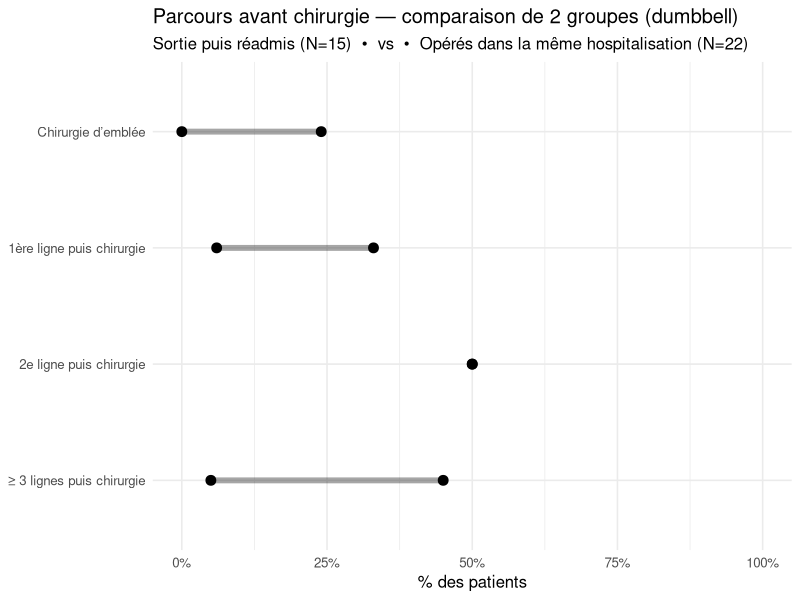
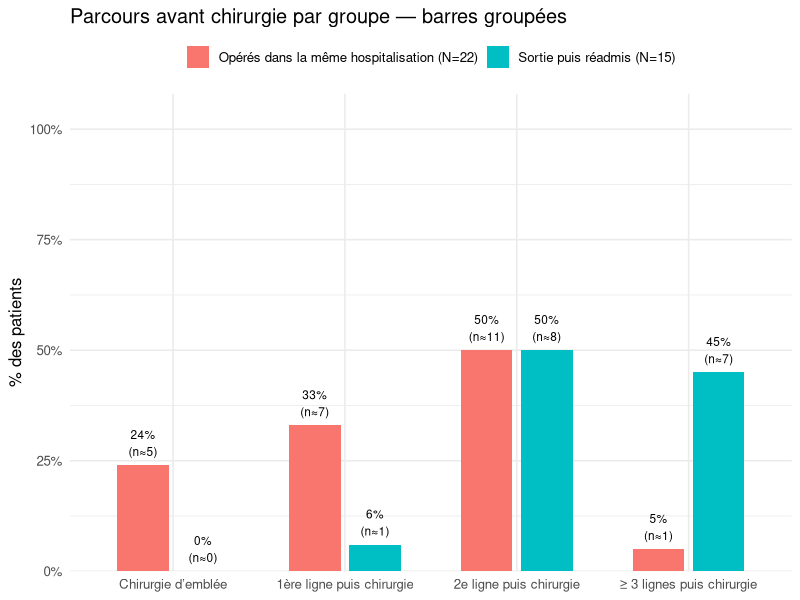
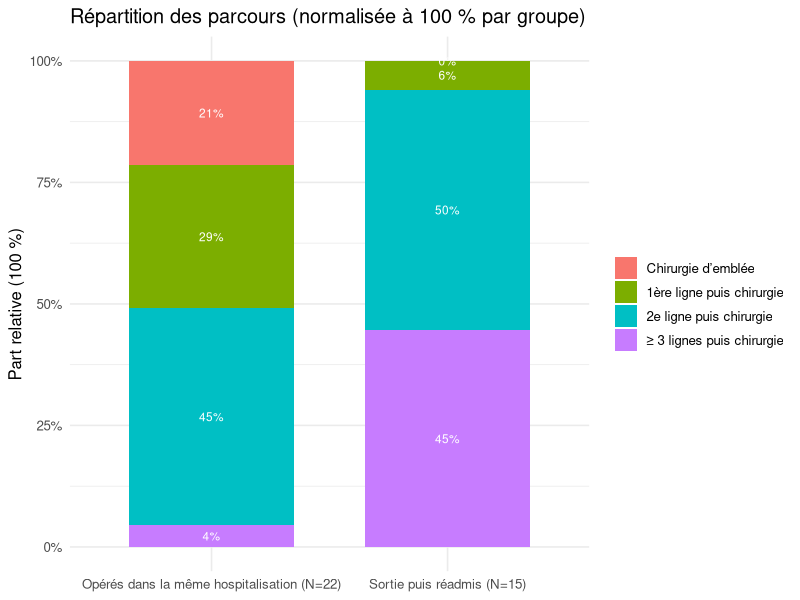
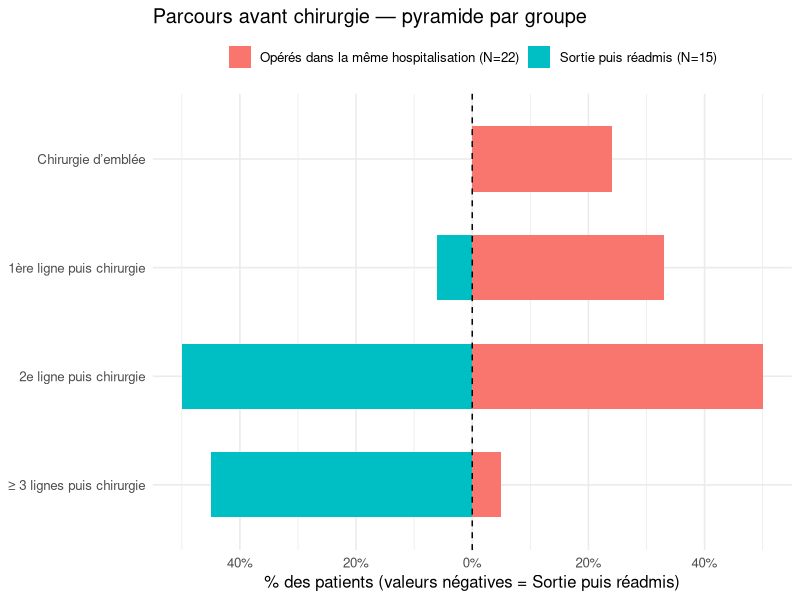
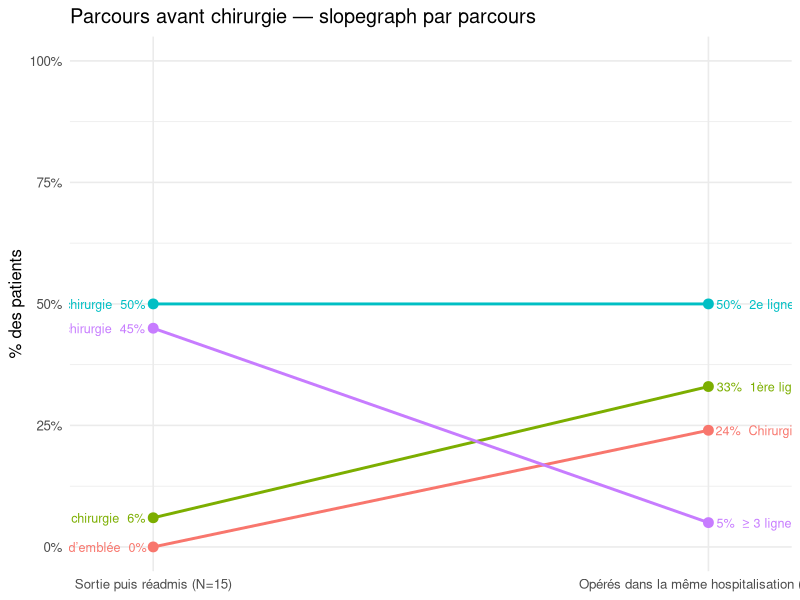
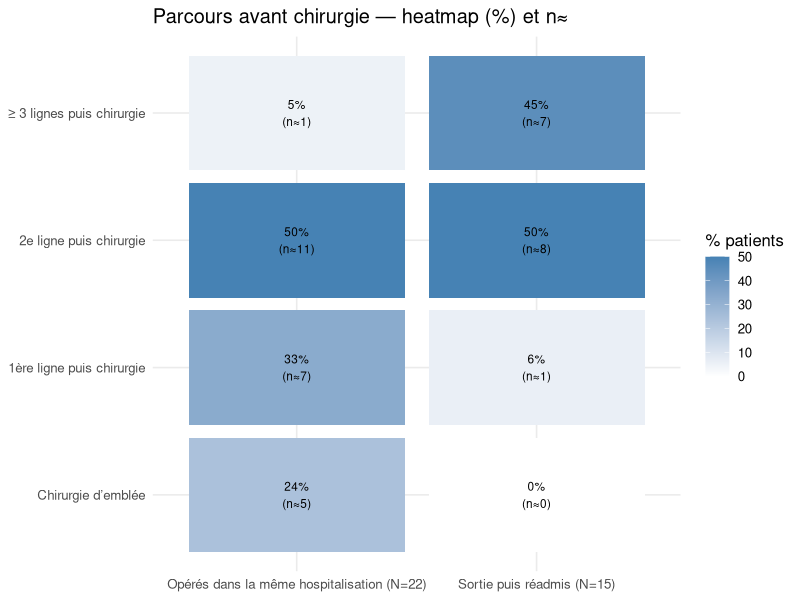

Generate these figures, in order, with R: (Note: this script raises an error after producing the figures.)
# ---- Packages ----
library(tidyverse)
library(scales)

# ---- Données (adapter si besoin) ----
df <- tribble(
  ~groupe,                               ~N,  ~parcours,                         ~pct,
  "Sortie puis réadmis",                  15, "Chirurgie d’emblée",               0,
  "Sortie puis réadmis",                  15, "1ère ligne puis chirurgie",        6,
  "Sortie puis réadmis",                  15, "2e ligne puis chirurgie",         50,
  "Sortie puis réadmis",                  15, "≥ 3 lignes puis chirurgie",       45,
  "Opérés dans la même hospitalisation",  22, "Chirurgie d’emblée",              24,
  "Opérés dans la même hospitalisation",  22, "1ère ligne puis chirurgie",       33,
  "Opérés dans la même hospitalisation",  22, "2e ligne puis chirurgie",         50,
  "Opérés dans la même hospitalisation",  22, "≥ 3 lignes puis chirurgie",        5
) %>%
  mutate(
    parcours = factor(parcours,
                      levels = c("Chirurgie d’emblée", "1ère ligne puis chirurgie",
                                 "2e ligne puis chirurgie", "≥ 3 lignes puis chirurgie")
    ),
    groupe_lab = paste0(groupe, " (N=", N, ")"),
    n_approx = round(N * pct / 100)
  )

# =========================
# 1) DUMBBELL (comparaison)
# =========================
df_wide <- df %>%
  select(groupe_lab, parcours, pct) %>%
  distinct() %>%
  pivot_wider(names_from = groupe_lab, values_from = pct)

colA <- unique(df$groupe_lab[df$groupe == "Sortie puis réadmis"])
colB <- unique(df$groupe_lab[df$groupe == "Opérés dans la même hospitalisation"])

p1 <- ggplot(df_wide, aes(y = fct_rev(parcours))) +
  geom_segment(aes(x = .data[[colA]], xend = .data[[colB]], yend = parcours),
               linewidth = 2, alpha = 0.35) +
  geom_point(aes(x = .data[[colA]]), size = 3) +
  geom_point(aes(x = .data[[colB]]), size = 3) +
  scale_x_continuous(labels = label_percent(accuracy = 1, scale = 1), limits = c(0, 100)) +
  labs(
    title = "Parcours avant chirurgie — comparaison de 2 groupes (dumbbell)",
    subtitle = paste(colA, "vs", colB, sep = "  •  "),
    x = "% des patients", y = NULL
  ) +
  theme_minimal(base_size = 12)

# =========================================
# 2) BARRES GROUPÉES (avec % et n≈ annotés)
# =========================================
p2 <- ggplot(df, aes(x = parcours, y = pct, fill = groupe_lab)) +
  geom_col(position = position_dodge(width = 0.7), width = 0.6) +
  geom_text(aes(label = paste0(pct, "%\n(n≈", n_approx, ")")),
            position = position_dodge(width = 0.7), vjust = -0.35, size = 3) +
  scale_y_continuous(labels = label_percent(scale = 1), limits = c(0, 100), expand = expansion(mult = c(0, .08))) +
  labs(
    title = "Parcours avant chirurgie par groupe — barres groupées",
    x = NULL, y = "% des patients", fill = NULL
  ) +
  theme_minimal(base_size = 12) +
  theme(legend.position = "top")

# ==========================================================
# 3) EMPILÉ 100 % (normalisé à 100 % dans chaque groupe)
#    Utile si les % fournis ne somment pas exactement à 100
# ==========================================================
df_norm <- df %>%
  group_by(groupe_lab) %>%
  mutate(pct_norm = 100 * pct / sum(pct, na.rm = TRUE)) %>%
  ungroup()

p3 <- ggplot(df_norm, aes(x = groupe_lab, y = pct_norm, fill = parcours)) +
  geom_col(width = 0.7) +
  geom_text(aes(label = paste0(round(pct_norm), "%")),
            position = position_stack(vjust = 0.5), size = 3, color = "white") +
  scale_y_continuous(labels = label_percent(scale = 1)) +
  labs(
    title = "Répartition des parcours (normalisée à 100 % par groupe)",
    x = NULL, y = "Part relative (100 %)", fill = NULL
  ) +
  theme_minimal(base_size = 12) +
  theme(legend.position = "right")

# ---- Affichage ----
p1
p2
p3



# ---- Packages ----
library(tidyverse)
library(scales)

# ---- Données (reprend tes chiffres) ----
df <- tribble(
  ~groupe,                               ~N,  ~parcours,                         ~pct,
  "Sortie puis réadmis",                  15, "Chirurgie d’emblée",               0,
  "Sortie puis réadmis",                  15, "1ère ligne puis chirurgie",        6,
  "Sortie puis réadmis",                  15, "2e ligne puis chirurgie",         50,
  "Sortie puis réadmis",                  15, "≥ 3 lignes puis chirurgie",       45,
  "Opérés dans la même hospitalisation",  22, "Chirurgie d’emblée",              24,
  "Opérés dans la même hospitalisation",  22, "1ère ligne puis chirurgie",       33,
  "Opérés dans la même hospitalisation",  22, "2e ligne puis chirurgie",         50,
  "Opérés dans la même hospitalisation",  22, "≥ 3 lignes puis chirurgie",        5
) %>%
  mutate(
    parcours = factor(parcours,
                      levels = c("Chirurgie d’emblée","1ère ligne puis chirurgie",
                                 "2e ligne puis chirurgie","≥ 3 lignes puis chirurgie")
    ),
    groupe_lab = paste0(groupe, " (N=", N, ")"),
    n_approx = round(N * pct / 100)
  )

# Raccourcis utiles
colA <- unique(df$groupe_lab[df$groupe == "Sortie puis réadmis"])
colB <- unique(df$groupe_lab[df$groupe == "Opérés dans la même hospitalisation"])

# ==============================
# 4) PYRAMIDE (barres dos-à-dos)
# ==============================
df_bfly <- df %>%
  mutate(val = if_else(groupe == "Sortie puis réadmis", -pct, pct))

p4 <- ggplot(df_bfly, aes(x = val, y = fct_rev(parcours), fill = groupe_lab)) +
  geom_col(width = 0.6) +
  geom_vline(xintercept = 0, linetype = 2) +
  scale_x_continuous(
    labels = function(x) paste0(abs(x), "%"),
    breaks = pretty
  ) +
  labs(
    title = "Parcours avant chirurgie — pyramide par groupe",
    x = "% des patients (valeurs négatives = Sortie puis réadmis)", y = NULL, fill = NULL
  ) +
  theme_minimal(base_size = 12) +
  theme(legend.position = "top")

# ==========================
# 5) SLOPEGRAPH (2 colonnes)
# ==========================
df_slope <- df %>%
  select(groupe_lab, parcours, pct) %>%
  mutate(groupe_lab = factor(groupe_lab, levels = c(colA, colB)))

p5 <- ggplot(df_slope, aes(x = groupe_lab, y = pct, group = parcours, color = parcours)) +
  geom_line(linewidth = 1) +
  geom_point(size = 3) +
  geom_text(data = ~ filter(.x, groupe_lab == colA),
            aes(label = paste0(parcours, "  ", pct, "%")),
            hjust = 1.05, size = 3.2) +
  geom_text(data = ~ filter(.x, groupe_lab == colB),
            aes(label = paste0(pct, "%  ", parcours)),
            hjust = -0.05, size = 3.2) +
  scale_x_discrete(expand = expansion(mult = c(.15,.15))) +
  scale_y_continuous(labels = label_percent(scale = 1), limits = c(0,100)) +
  labs(
    title = "Parcours avant chirurgie — slopegraph par parcours",
    x = NULL, y = "% des patients", color = "Parcours"
  ) +
  theme_minimal(base_size = 12) +
  theme(legend.position = "none")

# ==========================
# 6) HEATMAP (lecture flash)
# ==========================
p6 <- ggplot(df, aes(x = groupe_lab, y = parcours, fill = pct)) +
  geom_tile(width = .9, height = .9) +
  geom_text(aes(label = paste0(pct, "%\n(n≈", n_approx, ")")), size = 3) +
  scale_fill_gradient(low = "white", high = "steelblue") +
  labs(
    title = "Parcours avant chirurgie — heatmap (%) et n≈",
    x = NULL, y = NULL, fill = "% patients"
  ) +
  theme_minimal(base_size = 12) +
  theme(legend.position = "right")

# ==========================================
# 7) DELTA PLOT (différences entre groupes)
# ==========================================
df_wide <- df %>%
  select(groupe_lab, parcours, pct) %>%
  distinct() %>%
  pivot_wider(names_from = groupe_lab, values_from = pct) %>%
  mutate(delta = .data[[colB]] - .data[[colA]]) %>%
  arrange(desc(abs(delta)))

p7 <- ggplot(df_wide, aes(x = reorder(parcours, abs(delta)), y = delta)) +
  geom_hline(xintercept = NA) +  # (placeholder pour thème)
  geom_segment(aes(xend = parcours, y = 0, yend = delta), linewidth = 1.2, alpha = .5) +
  geom_point(size = 3) +
  coord_flip() +
  scale_y_continuous(labels = function(x) paste0(ifelse(x > 0, "+", ""), x, "%")) +
  labs(
    title = "Différences absolues (opérés même hosp. − sortie puis réadmis)",
    x = NULL, y = "Δ en points de pourcentage"
  ) +
  theme_minimal(base_size = 12)

# ---- Affichage ----
p4; p5; p6; p7
